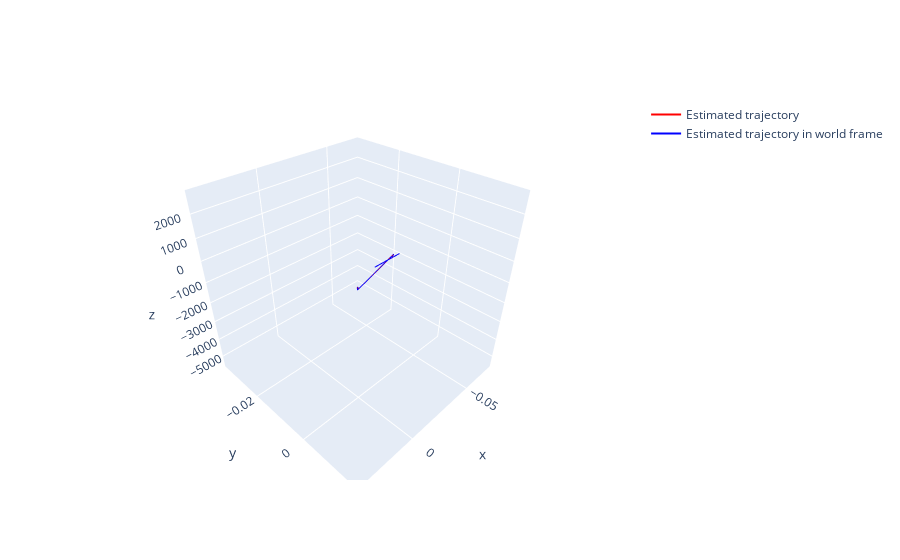

Notebook code cell kept with this figure:
### Code cell
estimated_trajectory = vo.get_trajectory()
gt_trajectory = data.get_trajectory()

C = camera.get_camera_transform()
C_inv = np.linalg.inv(C)    

estimated_poses = estimated_trajectory['poses']
estimated_poses_in_world = [] 

for i in range(len(estimated_poses)):
    pose = estimated_poses[i]
    pose_in_world = pose @ C_inv
    estimated_poses_in_world.append(pose_in_world)
    

estimated_positions = []
estimated_positions_in_world = [] 
for i in range(len(estimated_poses_in_world)):
    estimated_positions.append(estimated_poses[i][:3, 3]*0.204)
    estimated_positions_in_world.append(estimated_poses_in_world[i][:3, 3]*0.204)

gt_poses = []
gt_positions = []
for i in range(121):
    x_gt, y_gt, theta_gt = gt_trajectory[i]['ground_truth_pose']
    gt_poses.append(np.array([x_gt, y_gt, 0, 0, 0, theta_gt]))
    gt_positions.append(np.array([x_gt, y_gt, 0]))
    
fig = go.Figure()
gt_x_coords = [position[0] for position in gt_positions]
gt_y_coords = [position[1] for position in gt_positions]
gt_z_coords = [position[2] for position in gt_positions]
#fig.add_trace(go.Scatter3d(x=gt_x_coords, y=gt_y_coords, z=gt_z_coords, mode='lines', name='GT trajectory', line=dict(color='green')))

estimated_x_coords = [position[0] for position in estimated_positions]
estimated_y_coords = [position[1] for position in estimated_positions]
estimated_z_coords = [position[2] for position in estimated_positions]
fig.add_trace(go.Scatter3d(x=estimated_x_coords, y=estimated_y_coords, z=estimated_z_coords, mode='lines', name='Estimated trajectory', line=dict(color='red')))

estimated_x_coords_in_world = [position[0] for position in estimated_positions_in_world]
estimated_y_coords_in_world = [position[1] for position in estimated_positions_in_world]
estimated_z_coords_in_world = [position[2] for position in estimated_positions_in_world]
fig.add_trace(go.Scatter3d(x=estimated_x_coords_in_world, y=estimated_y_coords_in_world, z=estimated_z_coords_in_world, mode='lines', name='Estimated trajectory in world frame', line=dict(color='blue')))

fig.show()
